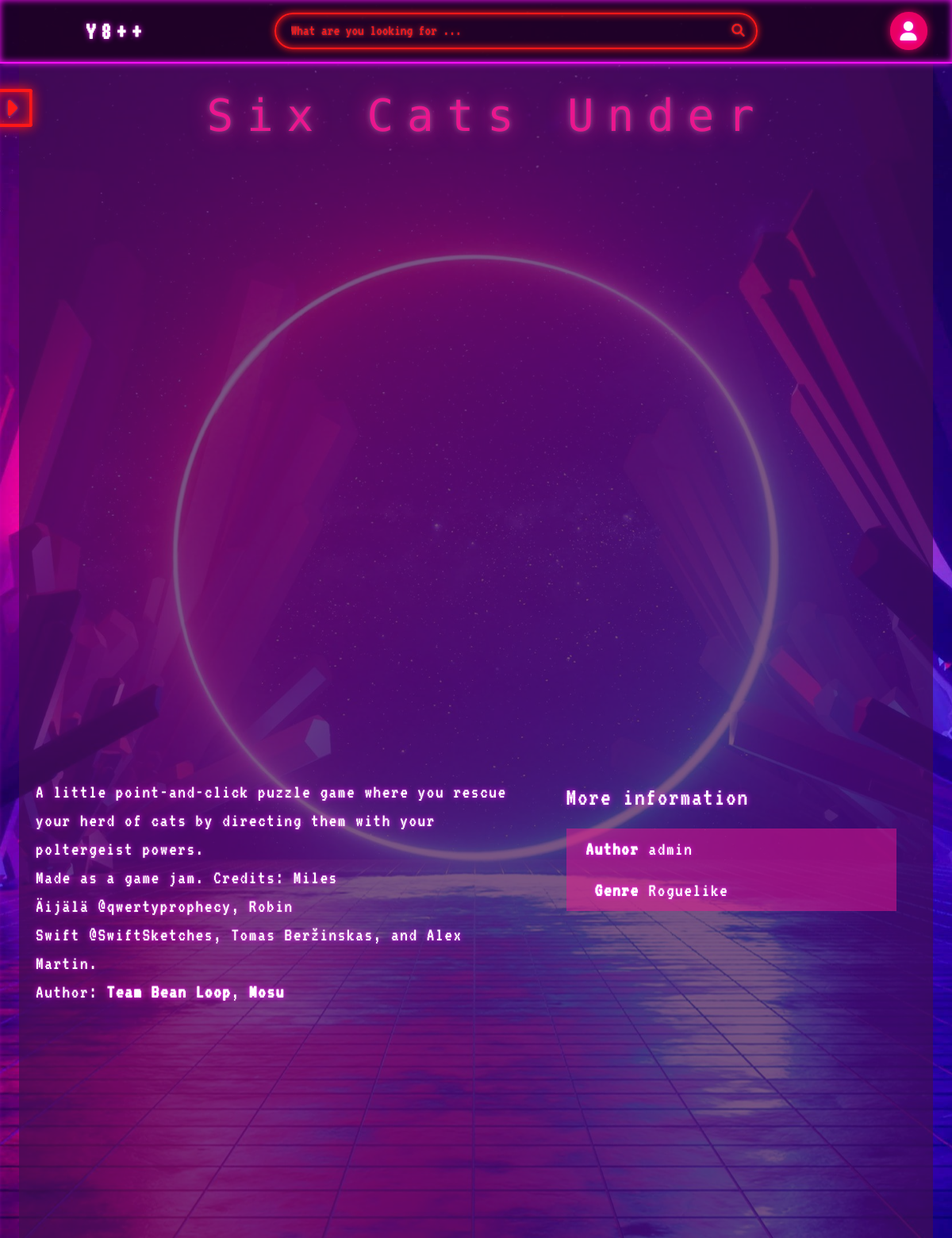
The page /game/4/ (signed in) on the database its author committed.
### core/models.py (models this page shows, shortened)
class Game(models.Model):
    genre = models.ForeignKey(Genre, related_name='games', on_delete=models.CASCADE)
    name = models.CharField(max_length=255, null=False, blank=False)
    slug = models.SlugField()
    description = RichTextField(blank=True, null=True)
    iframe = models.URLField(max_length=200)
    thumbnail = models.ImageField(upload_to='game_images')
    created_by = models.ForeignKey(User, related_name='games', on_delete=models.CASCADE, null=True, blank=True)
    created_at = models.DateTimeField(auto_now_add=True)
    class Meta:
        ordering = ['genre']

class Genre(models.Model):
    name = models.CharField(max_length=255)
    slug = models.SlugField()
    def __str__(self):
        return self.name

### core/views.py (the view)
# urls.py: path('game/<int:pk>/', GameDetail.as_view(), name='game'),
class GameDetail(LoginRequiredMixin, DetailView):
    model = Game
    context_object_name = 'game'
    template_name = 'core/game.html'

### core/templates/core/game.html (shortened to what this page needs)
{% extends "core/base.html" %} {% block title %}{{ game.name }}{% endblock %}
{% load static %}
{% block styles %}
<link rel="stylesheet" href="{% static 'core/css/game_play.css' %}" />
{% endblock %}
{% block content %}
<div class="gameplay__wrapper">
  <div class="gameplay">
    <div class="game__title faulty-effect">
      <span class="glowing-text"> {{ game.name }} </span>
    </div>
    <div class="game__window__wrapper">
      <div class="game__window">
        <iframe src="{{ game.iframe |safe}}" allow="autoplay; fullscreen *; geolocation; microphone; camera; midi; monetization; xr-spatial-tracking; gamepad; gyroscope; accelerometer; xr; cross-origin-isolated" id="game_drop" allowfullscreen="true" allowtransparency="true" webkitallowfullscreen="true" mozallowfullscreen="true" msallowfullscreen="true" scrolling="no" frameborder="0"></iframe>
      </div>
    </div>
    <div class="game__information row">
      <div class="game__describe col-7">{{ game.description | safe }}</div>
      <div class="game__more-info col-5">
        <span class="game__more-info__header text-effect-2"
          >More information</span
        >
        <span class="game__more-info__content">
          <span class="game__more-info__content__header">Author</span>
          <span class="game__more-info__content__text">
            {{game.created_by}}
          </span>
        </span>
        <span class="game__more-info__content">
          <span class="game__more-info__content__header">Genre</span>
          <span class="game__more-info__content__text">
            {{game.genre}}
          </span>
        </span>
      </div>
    </div>
  </div>
</div>
{% endblock %}

### core/templates/core/base.html (shortened to what this page needs)
{% load static %}
<!DOCTYPE html>
<html>
  <head>
    <link
      rel="stylesheet"
      href="https://cdn.jsdelivr.net/npm/bootstrap@4.3.1/dist/css/bootstrap.min.css"
    />
    <link
      rel="stylesheet"
      href="https://cdnjs.cloudflare.com/ajax/libs/normalize/8.0.1/normalize.css"
    />
    <link
      rel="stylesheet"
      href="https://cdnjs.cloudflare.com/ajax/libs/font-awesome/6.4.2/css/all.min.css"
    />
    <link rel="stylesheet" href="{% static 'core/css/main.css' %}" />
    <link rel="stylesheet" href="{% static 'core/css/overlay.css' %}" />
    <link rel="stylesheet" href="{% static 'core/css/sidebar.css' %}" />
    <link rel="stylesheet" href="{% static 'core/css/header.css' %}" />
    <link rel="stylesheet" href="{% static 'core/css/utils.css' %}" />
    {% block styles %}{% endblock %}
  </head>
  <body>
    <div class="main">
      <div class="sidebar sidebar--minimize">
        <i class="fa-solid fa-caret-right sidebar__minimize"></i>
      </div>
      <div class="header">
        <a class="logo col-2" href="{% url 'games'%}">
          <span class="logo__image"></span>
          <span class="logo__brand font-effect-anaglyph glitch-1">Y8++</span>
        </a>
        <form method="GET" class="search-bar col-9">
          <span class="search-bar__wrapper">
            <input
              class="search-bar__field"
              type="text"
              name="search-area"
              value="{{search_input}}"
              placeholder="What are you looking for ..."
            />
            <button class="search-bar__btn">
              <i class="fa-solid fa-magnifying-glass search-bar__icon"></i>
            </button>
          </span>
        </form>
        <div class="user col-1">
          <span class="user__wrapper">
            <i class="fa-solid fa-user user__icon"></i>
          </span>
        </div>
      </div>
      {% block content %} {% endblock %}
    </div>
  </body>
</html>

### core/static/core/css/main.css (style rules this page uses)
* { --purple-color-1: #17001c; --purple-color-l1: rgba(23, 00, 28, 0.7); --purple-color-m1: rgba(23, 00, 28, 0.8); --purple-color-2: #881deb; --purple-color-l2: rgba(135, 29, 235, 0.2); --purple-color-3: #5b12af; --purple-color-l3: rgba(91, 18, 175, 0.4); --purple-color-m3: rgba(91, 18, 175, 0.9); --purple-color-4: #300494; --pink-color-1: #ff0dfe; --pink-color-2: #f9006f; --pink-color-l2: rgba(249, 0, 112, 0.4); --pink-color-3: #e90064; --pink-color-4: #400d51; --pink-color-l4: rgba(64, 13, 81, 0.7); --pink-color-5: #ea168e; --pink-color-l5: rgba(234, 22, 142, 0.5); --red-color-1: #ff1818; --red-color-2: #ff0f40; --red-color-l2: rgba(255, 15, 63, 0.16); --red-color-3: #ce060e; --red-color-4: #ff0000; --red-color-5: #f9020d; --blue-color-1: #39b5e0; --blue-color-2: #0dc8f4; --blue-color-3: #2be4ea; --brown-color-1: #3c181a; --brown-color-l1: rgba(60, 24, 26, 0.5); --brown-color-m1: rgba(60, 24, 26, 0.8); --header-height: 80px; --brand-height: 120px; --header-z-index: 10; --sidebar-z-index: 10; --glitch-duration: 5s; }
html, body { margin: 0; padding: 0; width: 100%; height: 100%; overflow: hidden; }
body { font-family: "VT323", monospace; letter-spacing: 0.1em; box-sizing: border-box; }
.main { display: block; height: 100%; position: relative; }
a, a:hover, a:visited { color: inherit; text-decoration: none; }
p { padding: 0; margin: 0; }

### core/static/core/css/sidebar.css (style rules this page uses)
.sidebar { --sidebar-color: var(--pink-color-1); width: 16em; position: absolute; top: var(--header-height); bottom: 0; left: 0; z-index: var(--sidebar-z-index); background-color: var(--purple-color-l1); border-right: var(--sidebar-color) solid 1px; transition: transform 0.5s ease-in-out; color: white; border-right: var(--sidebar-color) 0.125em solid; text-shadow: 0 0 0.125em hsl(0 0% 100% / 0.3), 0 0 0.45em var(--sidebar-color); box-shadow: inset 0 0 0.5em 0 var(--sidebar-color), 0 0 0.5em 0 var(--sidebar-color); }
.sidebar--minimize { transform: translateX(-102%); }
.sidebar__minimize { --sidebar-minimize-color: var(--red-color-1); --edge: 1.5em; display: flex; align-items: center; justify-content: center; width: var(--edge); height: var(--edge); position: absolute; top: 1em; right: 0; transform: translateX(100%); border-radius: 0 0.1em 0.1em 0; color: var(--sidebar-minimize-color); font-size: 2em; cursor: pointer; border: var(--sidebar-minimize-color) 0.125em solid; border-left: none; text-shadow: 0 0 0.125em hsl(0 0% 100% / 0.3), 0 0 0.45em var(--sidebar-minimize-color); box-shadow: inset 0 0 0.5em 0 var(--sidebar-minimize-color), 0 0 0.45em 0 var(--sidebar-minimize-color); clip-path: inset(-100px -100px -100px 0); }
.sidebar__minimize::after { content: ""; position: absolute; top: 0; left: 0; bottom: 0; right: 0; z-index: -1; opacity: 0; transition: opacity 100ms linear; box-shadow: 0 0 2em 0.5em var(--sidebar-minimize-color); background-color: var(--sidebar-minimize-color); }

### core/static/core/css/utils.css (style rules this page uses)
.faulty-effect { animation: border-flicker 2s linear infinite; }
.glowing-text { animation: text-flicker 3s linear infinite; }
.glitch-1 { letter-spacing: 0.2em; z-index: 1; animation: shift-1 1s ease-in-out infinite alternate; }
.glitch-1:before, .glitch-1:after { display: block; content: attr(data-glitch-1); position: absolute; top: 0; left: 0; opacity: 0.8; }
.glitch-1:before { animation: glitch-1 0.4s cubic-bezier(0.25, 0.46, 0.45, 0.94) both infinite; color: #8b00ff; z-index: -1; }
.glitch-1:after { animation: glitch-1 0.4s cubic-bezier(0.25, 0.46, 0.45, 0.94) reverse both infinite; color: #00e571; z-index: -2; }

### rows shown on the page
Game: name "Six Cats Under", description "A little point-and-click puzzle game where you rescue your herd of cats by directing them with your poltergeist powers. Made as a game jam. Credits: Miles Äijälä @qwertyprophecy , Robin Swift @SwiftSketches , Tomas Beržinskas, and Alex Martin. Author: Team Bean Loop , Mosu", created_by "admin", genre "Roguelike"
